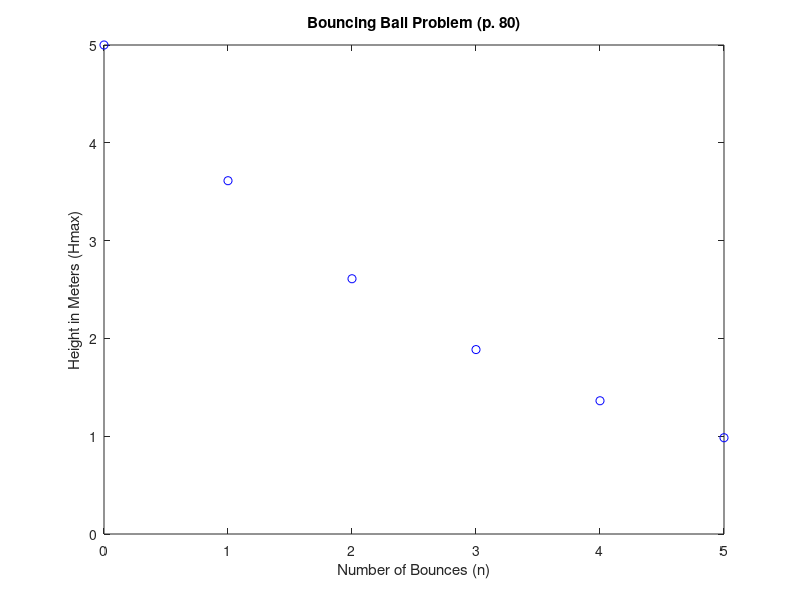

Reproduce this figure in MATLAB.
%%%%%%%%%%%%%%%%%%%%%%%%%%%%%%%%%%%%%%%
%                                     %
%     Brian D. Wendt - 2532713        %
%  ESC 152 Programming with MATLAB    %
%     Lab Exercise  - 09/30/2011      %
%                                     %
%&&&&&&&&&&&&&&&&&&&&&&&&&&&&&&&&&&&&&&
clc; format compact;

disp('====================================================');
disp('             Bouncing Ball Problem');
disp('====================================================');

% Get starting height in meters
h = input('Starting height (meters)? ');

% Get number of bounces
n = input('How many bounces? ');
n = [0:1:n]';

% Gravity (m/s^2)
g = 9.81;

% Max height
Hmax = 0.85.^(2*n)*h;

% Build data table (Make sure they're both COLUMN vectors!!)
tableNH = [n Hmax];

% Display table
disp('-------------------------------');
disp('  Bounce (n)  Height (Hmax)')
disp('-------------------------------');
disp(tableNH);
disp('-------------------------------');

% Graph it
plot(n,Hmax,'ob')
xlabel('Number of Bounces (n)')
ylabel('Height in Meters (Hmax)')
title('Bouncing Ball Problem (p. 80)')